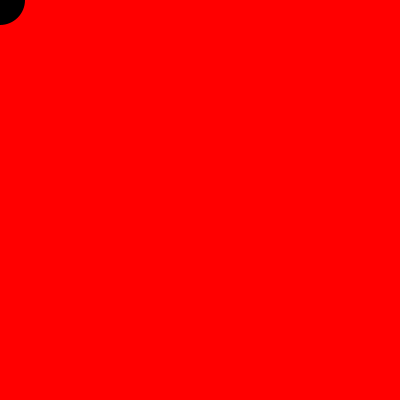
Frame 1 (no input)
Frame 60 (the mouse pressed at the canvas centre just before this capture): identical to frame 1, image omitted
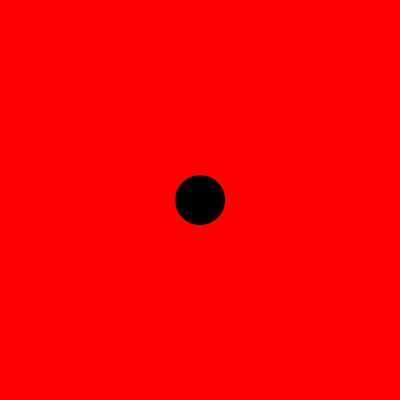
Frame 120 (the mouse held since frame 60 and released just before this capture)

The Processing sketch that drew these frames (run headless with seeded random() and noise(); from frame 60 on, the mouse is pressed at the canvas centre):

// Processing sketch: Sketch1
// ── Sketch1.pde
color backgroundCol;
int colorCounter;
boolean changeCol = false;

void setup(){
  size( 400, 400);
  // Smooths color mixing
  colorMode( HSB, 255);
  backgroundCol= color( 0, 255, 255);
  colorCounter = (int)hue( backgroundCol );
}

void draw(){
  
  if(changeCol){
     colorCounter++;
  } 
 
 if( colorCounter > 255 ){
   colorCounter = 255;
 } 
 
  backgroundCol = color( colorCounter, 255, 255);
  
  background( backgroundCol );
  noStroke();
  fill(142, 23, 0);
  ellipse( mouseX, mouseY, 50,50);
}

void mouseReleased(){
  changeCol = true;
}
